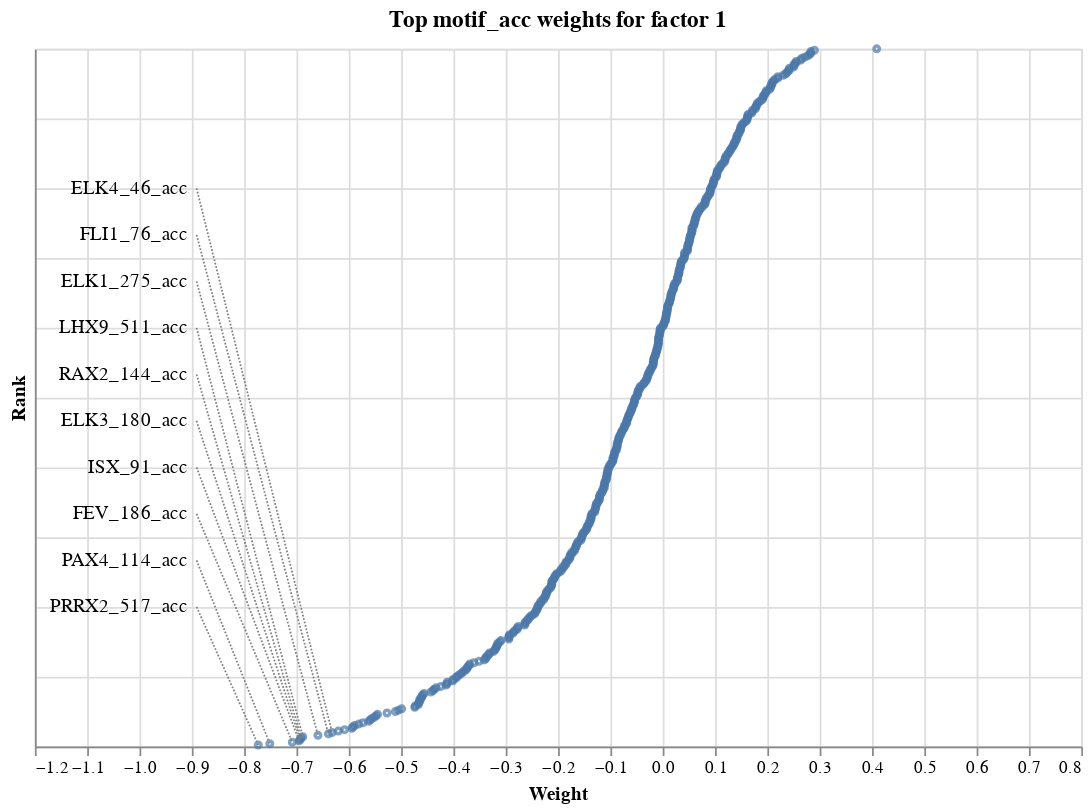

The notebook cell this image was saved under:
### Code cell
plot_weights(model, "motif_acc")

### Figure 1 — Vega specification as saved in the notebook (floating-point values rounded to 4 significant figures; data arrays with more than 128 entries replaced by an {"elided": "..."} marker saying what was removed)
{"$schema": "https://vega.github.io/schema/vega/v5.json", "data": [{"name": "source_0", "values": {"elided": "500 records"}}, {"name": "source_1", "values": []}, {"name": "source_2", "values": [{"feature": "PRRX2_517_acc", "label_x": -0.8909, "label_y": 100.0}, {"feature": "PAX4_114_acc", "label_x": -0.8909, "label_y": 133.3}, {"feature": "FEV_186_acc", "label_x": -0.8909, "label_y": 166.7}, {"feature": "ISX_91_acc", "label_x": -0.8909, "label_y": 200.0}, {"feature": "ELK3_180_acc", "label_x": -0.8909, "label_y": 233.3}, {"feature": "RAX2_144_acc", "label_x": -0.8909, "label_y": 266.7}, {"feature": "LHX9_511_acc", "label_x": -0.8909, "label_y": 300.0}, {"feature": "ELK1_275_acc", "label_x": -0.8909, "label_y": 333.3}, {"feature": "FLI1_76_acc", "label_x": -0.8909, "label_y": 366.7}, {"feature": "ELK4_46_acc", "label_x": -0.8909, "label_y": 400.0}]}, {"name": "source_3", "values": []}, {"name": "source_4", "values": [{"label_x": -0.8909, "label_y": 100.0, "rank": 1, "weight": -0.773}, {"label_x": -0.8909, "label_y": 133.3, "rank": 2, "weight": -0.751}, {"label_x": -0.8909, "label_y": 166.7, "rank": 3, "weight": -0.708}, {"label_x": -0.8909, "label_y": 200.0, "rank": 4, "weight": -0.695}, {"label_x": -0.8909, "label_y": 233.3, "rank": 5, "weight": -0.693}, {"label_x": -0.8909, "label_y": 266.7, "rank": 6, "weight": -0.691}, {"label_x": -0.8909, "label_y": 300.0, "rank": 7, "weight": -0.688}, {"label_x": -0.8909, "label_y": 333.3, "rank": 8, "weight": -0.659}, {"label_x": -0.8909, "label_y": 366.7, "rank": 9, "weight": -0.639}, {"label_x": -0.8909, "label_y": 400.0, "rank": 10, "weight": -0.632}]}], "marks": [{"type": "symbol", "name": "layer_0_marks", "from": {"data": "source_0"}, "encode": {"update": {"opacity": {"value": 0.7}, "fill": {"value": "transparent"}, "stroke": {"value": "#4c78a8"}, "x": {"field": "weight", "scale": "x"}, "size": {"value": 10}, "y": {"field": "rank", "scale": "y"}}}, "style": ["point"]}, {"type": "text", "name": "layer_1_marks", "from": {"data": "source_1"}, "encode": {"update": {"text": {"signal": "isValid(datum[\"feature\"]) ? datum[\"feature\"] : \"\"+datum[\"feature\"]"}, "x": {"field": "label_x", "scale": "x"}, "align": {"value": "left"}, "baseline": {"value": "middle"}, "y": {"field": "label_y", "scale": "y"}, "dx": {"value": 5}, "fill": {"value": "black"}}}, "style": ["text"]}, {"type": "text", "name": "layer_2_marks", "from": {"data": "source_2"}, "encode": {"update": {"x": {"field": "label_x", "scale": "x"}, "text": {"signal": "isValid(datum[\"feature\"]) ? datum[\"feature\"] : \"\"+datum[\"feature\"]"}, "dx": {"value": -5}, "y": {"field": "label_y", "scale": "y"}, "align": {"value": "right"}, "baseline": {"value": "middle"}, "fill": {"value": "black"}}}, "style": ["text"]}, {"type": "rule", "name": "layer_3_marks", "from": {"data": "source_3"}, "encode": {"update": {"y2": {"field": "rank", "scale": "y"}, "stroke": {"value": "gray"}, "strokeDash": {"value": [1, 1]}, "x": {"field": "label_x", "scale": "x"}, "x2": {"field": "weight", "scale": "x"}, "y": {"field": "label_y", "scale": "y"}}}, "style": ["rule"]}, {"type": "rule", "name": "layer_4_marks", "from": {"data": "source_4"}, "encode": {"update": {"x": {"field": "label_x", "scale": "x"}, "x2": {"field": "weight", "scale": "x"}, "strokeDash": {"value": [1, 1]}, "y2": {"field": "rank", "scale": "y"}, "y": {"field": "label_y", "scale": "y"}, "stroke": {"value": "gray"}}}, "style": ["rule"]}], "scales": [{"name": "x", "type": "linear", "domain": [-1.068, 0.705], "range": [0, {"signal": "width"}], "nice": true, "zero": true}, {"name": "y", "type": "linear", "domain": {"fields": [{"data": "source_0", "field": "rank"}, {"data": "source_1", "field": "label_y"}, {"data": "source_2", "field": "label_y"}, {"data": "source_3", "field": "label_y"}, {"data": "source_3", "field": "rank"}, {"data": "source_4", "field": "label_y"}, {"data": "source_4", "field": "rank"}]}, "range": [{"signal": "height"}, 0], "zero": true, "nice": true}], "axes": [{"scale": "x", "zindex": 0, "aria": false, "orient": "bottom", "tickCount": {"signal": "ceil(width/40)"}, "labels": false, "maxExtent": 0, "ticks": false, "domain": false, "grid": true, "gridScale": "y", "minExtent": 0}, {"scale": "y", "maxExtent": 0, "tickCount": {"signal": "ceil(height/40)"}, "grid": true, "gridScale": "x", "minExtent": 0, "zindex": 0, "labels": false, "orient": "left", "aria": false, "ticks": false, "domain": false}, {"scale": "x", "title": "Weight", "tickCount": {"signal": "ceil(width/40)"}, "zindex": 0, "grid": false, "labelFlush": true, "labelOverlap": true, "orient": "bottom"}, {"scale": "y", "tickCount": {"signal": "ceil(height/40)"}, "ticks": false, "zindex": 0, "grid": false, "title": "Rank", "labelOverlap": true, "orient": "left", "labels": false}], "title": {"text": "Top motif_acc weights for factor 1", "frame": "group"}, "background": "white", "height": 400, "width": 600, "style": "cell", "padding": 5}
